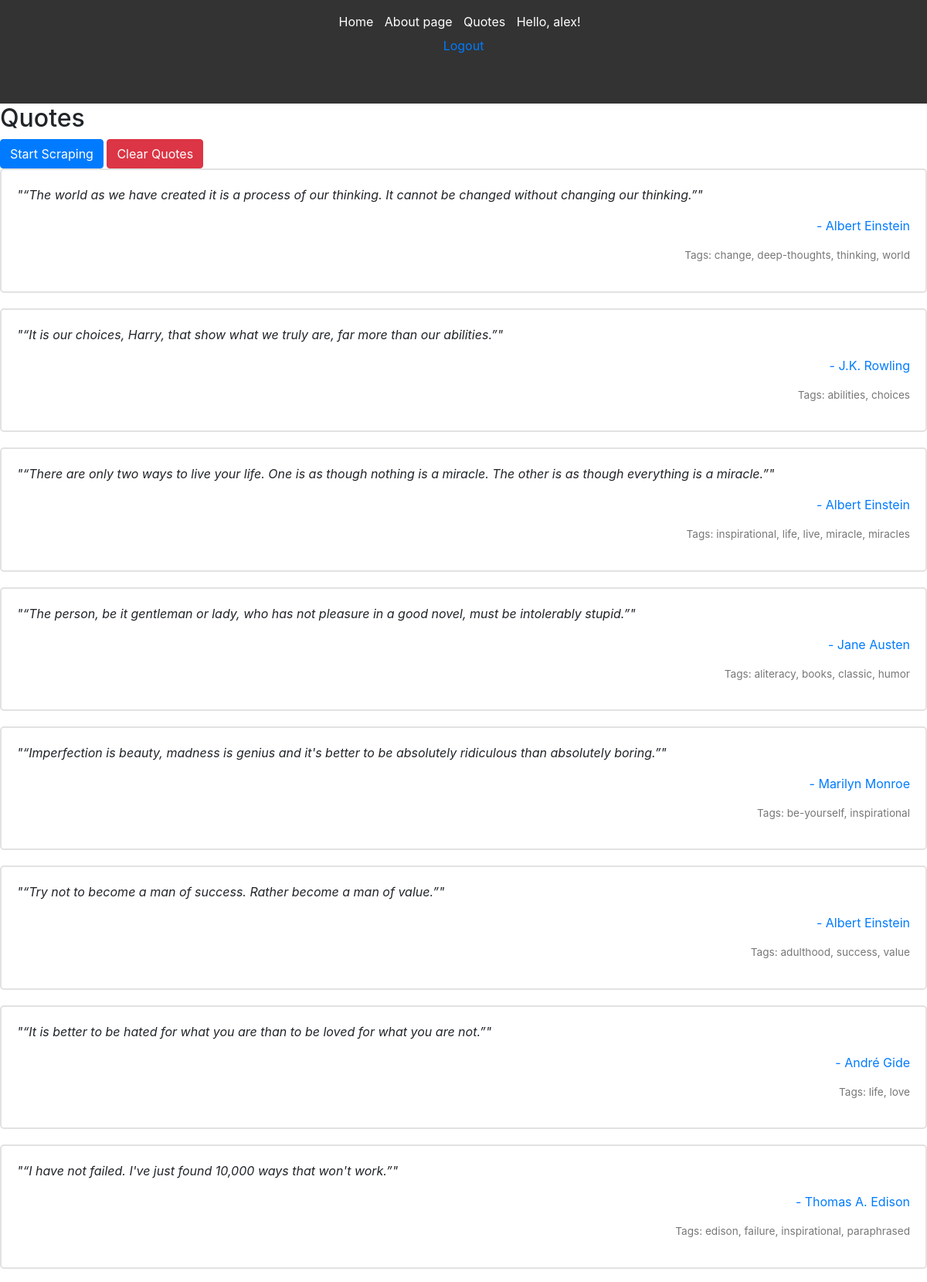
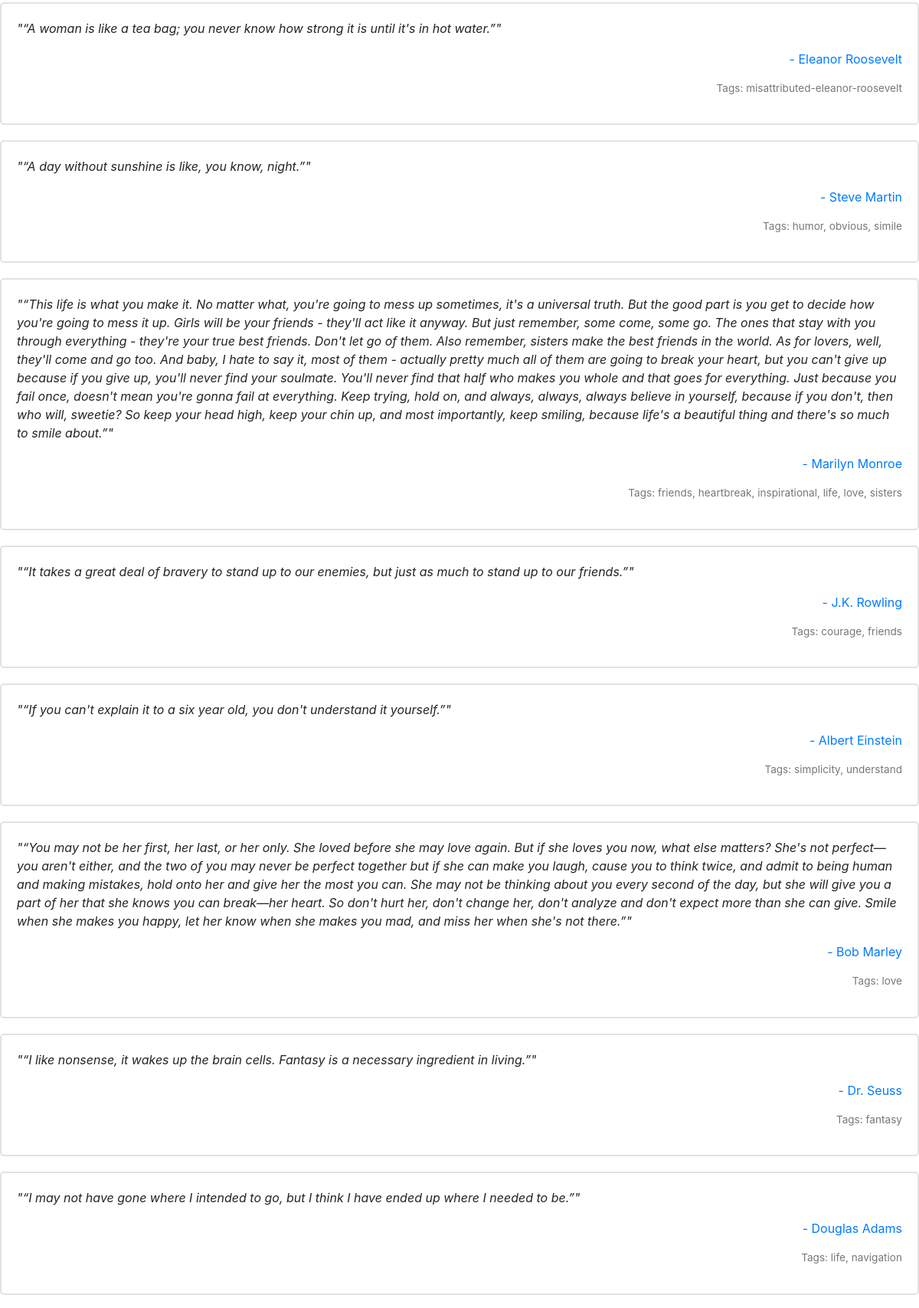
Page /quotes/ (signed in, upper part) on the committed database (2 pictures, top to bottom).
### quotes/models.py (models this page shows, shortened)
class Quote(models.Model):
    author = models.ForeignKey(Author, on_delete=models.CASCADE, related_name="quotes", verbose_name="Author")
    text = models.TextField(verbose_name="Quote", unique=True)  # Считаем, что текст цитаты уникален
    tags = models.CharField(max_length=200, verbose_name="Tag", help_text="Split tags with coma(,).")

class Author(models.Model):
    fullname = models.CharField(max_length=255)
    born_date = models.DateField(null=True, blank=True)
    born_location = models.CharField(max_length=255)
    description = models.TextField()
    def __str__(self):
        return self.fullname

### quotes/views.py (the view)
# urls.py: path('quotes/', views.quotes_view, name='quotes'),
def quotes_view(request):
    quotes = Quote.objects.all()
    return render(request, 'quotes/quotes.html', {'quotes': quotes})

### quotes/templates/quotes/quotes.html
{% extends 'base.html' %}
{% block content %}
<h2>Quotes</h2>
{% if user.is_authenticated %}
    <a href="{% url 'start_scraping' %}" class="btn btn-primary">Start Scraping</a>
    <a href="{% url 'clear_quotes' %}" class="btn btn-danger" onclick="return confirm('Are you sure?');">Clear Quotes</a>
{% endif %}
<div class="quotes-container">
    {% for quote in quotes %}
        <div class="quote-box">
            <p class="quote-text">"{{ quote.text }}"</p>
            <p class="quote-author"><a href="{% url 'author_detail' quote.author.fullname %}">- {{ quote.author }}</a></p>
            <p class="quote-tags">Tags: {{ quote.tags }}</p>
        </div>
    {% endfor %}
</div>
{% endblock %}

### templates/base.html (shortened to what this page needs)
<!DOCTYPE html>
<html>
<head>
    {% load static %}
    <link rel="stylesheet" href="{% static 'css/styles.css' %}">
    <link rel="stylesheet" href="https://maxcdn.bootstrapcdn.com/bootstrap/4.5.2/css/bootstrap.min.css">
</head>
<body>
    <header>
        <nav>
            <ul>
                <li><a href="{% url 'home' %}">Home</a></li>
                <li><a href="{% url 'about' %}">About page</a></li>
                <li><a href="{% url 'quotes' %}">Quotes</a></li>
                {% if user.is_authenticated %}
                    <li>Hello, {{ user.username }}!</li>
                    <li>
                        <form action="{% url 'logout' %}" method="post">
                            <button type="submit" class="btn btn-link">Logout</button>
                        </form>
                    </li>
                {% else %}
                    <li><a href="{% url 'login' %}">Login</a></li>
                    <li><a href="{% url 'register' %}">Register</a></li>
                {% endif %}
            </ul>
        </nav>
    </header>
    <main>
        {% block content %}
        {% endblock %}
    </main>
</body>
</html>

### static/css/styles.css (style rules this page uses)
body { font-family: Arial, sans-serif; margin: 0; padding: 0; background-color: #f4f4f4; }
header { background-color: #333; color: #fff; text-align: center; padding: 1rem; }
nav ul { padding: 0; list-style: none; background-color: #333; }
nav ul li { display: inline; margin-right: 10px; }
nav ul li a { text-decoration: none; color: #fff; }
main { margin-bottom: 100px; }
.quote-box { background-color: #fff; border: 2px solid #e2e2e2; padding: 20px; margin-bottom: 20px; border-radius: 5px; }
.quote-text { font-style: italic; }
.quote-author { text-align: right; margin-top: 10px; }
.quote-tags { text-align: right; font-size: 0.85em; color: #777; }

### rows in the picture
Quote: text "“The world as we have created it is a process of our thinking. It cannot be changed without changing our thinking.”", author "Albert Einstein", tags "change, deep-thoughts, thinking, world"
Quote: text "“It is our choices, Harry, that show what we truly are, far more than our abilities.”", author "J.K. Rowling", tags "abilities, choices"
Quote: text "“There are only two ways to live your life. One is as though nothing is a miracle. The other is as though everything is a miracle.”", author "Albert Einstein", tags "inspirational, life, live, miracle, miracles"
Quote: text "“The person, be it gentleman or lady, who has not pleasure in a good novel, must be intolerably stupid.”", author "Jane Austen", tags "aliteracy, books, classic, humor"
Quote: text "“Imperfection is beauty, madness is genius and it's better to be absolutely ridiculous than absolutely boring.”", author "Marilyn Monroe", tags "be-yourself, inspirational"
Quote: text "“Try not to become a man of success. Rather become a man of value.”", author "Albert Einstein", tags "adulthood, success, value"
Quote: text "“It is better to be hated for what you are than to be loved for what you are not.”", author "André Gide", tags "life, love"
Quote: text "“I have not failed. I've just found 10,000 ways that won't work.”", author "Thomas A. Edison", tags "edison, failure, inspirational, paraphrased"
Quote: text "“A woman is like a tea bag; you never know how strong it is until it's in hot water.”", author "Eleanor Roosevelt", tags "misattributed-eleanor-roosevelt"
Quote: text "“A day without sunshine is like, you know, night.”", author "Steve Martin", tags "humor, obvious, simile"
Quote: text "“This life is what you make it. No matter what, you're going to mess up sometimes, it's a universal truth. But the good part is you get to decide how you're going to mess it up. Girls will be your friends - they'll act like it anyway. But just remember, some come, some go. The ones that stay with you through everything - they're your true best friends. Don't let go of them. Also remember, sisters make the best friends in the world. As for lovers, well, they'll come and go too. And baby, I hate to say it, most of them - actually pretty much all of them are going to break your heart, but you can't give up because if you give up, you'll never find your soulmate. You'll never find that half who…", author "Marilyn Monroe", tags "friends, heartbreak, inspirational, life, love, sisters"
Quote: text "“It takes a great deal of bravery to stand up to our enemies, but just as much to stand up to our friends.”", author "J.K. Rowling", tags "courage, friends"
Quote: text "“If you can't explain it to a six year old, you don't understand it yourself.”", author "Albert Einstein", tags "simplicity, understand"
Quote: text "“You may not be her first, her last, or her only. She loved before she may love again. But if she loves you now, what else matters? She's not perfect—you aren't either, and the two of you may never be perfect together but if she can make you laugh, cause you to think twice, and admit to being human and making mistakes, hold onto her and give her the most you can. She may not be thinking about you every second of the day, but she will give you a part of her that she knows you can break—her heart. So don't hurt her, don't change her, don't analyze and don't expect more than she can give. Smile when she makes you happy, let her know when she makes you mad, and miss her when she's not there.”", author "Bob Marley", tags "love"
Quote: text "“I like nonsense, it wakes up the brain cells. Fantasy is a necessary ingredient in living.”", author "Dr. Seuss", tags "fantasy"
Quote: text "“I may not have gone where I intended to go, but I think I have ended up where I needed to be.”", author "Douglas Adams", tags "life, navigation"

### other values in the picture
{{ user.username }} "alex"
